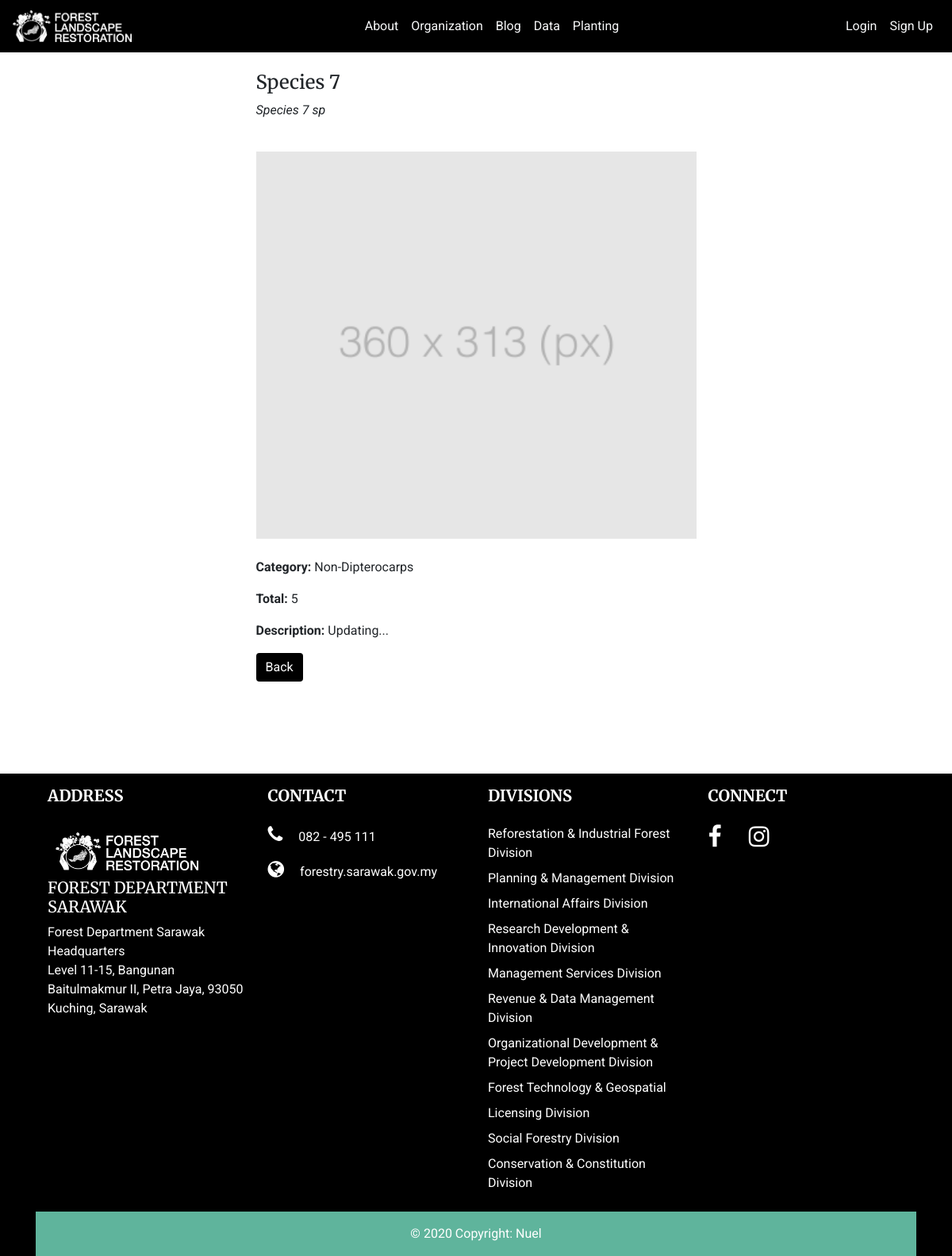
Page /planting/cart_species_view/8 on the committed database.
### planting/models.py (models this page shows, shortened)
class CartSpecies(models.Model):
	date_created_cart = models.DateTimeField(auto_now_add=True)
	cart_local_name = models.CharField('Local Name', max_length=250)
	cart_scientific_name = models.CharField('Scientific Name', max_length=250)
	cart_species_img = models.ImageField('Species Image', null=True, blank=True, upload_to='cart_species_img/')
	cart_species_descriptions = models.TextField('Descriptions', blank=True, null=True)
	cart_species_category = models.CharField('Category', max_length=250)
	cart_species_total = models.IntegerField('Total', null=True)
	def get_cart_img(self):
		if self.cart_species_img and hasattr(self.cart_species_img, 'url') :
			return self.cart_species_img.url
		return ImageFieldFile(instance=None, field=FileField(), name='/media/cart_species_img/cart_img_default.png')

### planting/views.py (the view)
# urls.py: path('cart_species_view/<int:pk>', CartSpeciesView.as_view(), name='cart_species_view'),
class CartSpeciesView(DetailView):
	model = CartSpecies
	template_name = 'planting/cart_species_view.html'

### planting/templates/planting/cart_species_view.html (shortened to what this page needs)
{% extends 'base.html' %}
{% block content %}
<div class="container" style="min-height: 100%">
		<br>
		<div class="content-container">
			<h4>{{ object.cart_local_name }}</h4>
			<p><i>{{ object.cart_scientific_name }}</i></p>
			<br>
			<img class="container-fluid" src="{{ object.get_cart_img }}" style="padding: 0">
			<br>
			<p><strong>Category: </strong>{{ object.cart_species_category }}</p>
			<p><strong>Total: </strong>{{ object.cart_species_total }}</p>
			<p><strong>Description: </strong>{{ object.cart_species_descriptions }}</p>
			<div class="row">
				<p class="col"><a class="btn btn-info" href="{% url 'planting_partner_view' %}">Back</a></p>
			</div>
		</div>
	</div>
{% endblock %}

### flr/static/css/main.css (style rules this page uses)
body, html { font-family: 'Roboto', sans-serif; margin: 0; height: 100%; }
h1, h2, h3, h4, h5, h6 { font-family: 'Merriweather', serif; }
a { text-decoration: none; }
@media (min-width: 468px) { .content-container { margin: auto; width: 50%; display: flex; flex-direction: column; } }
.btn-info { background-color: #000; border: none; }

### rows in the picture
CartSpecies: cart_local_name "Species 7", cart_scientific_name "Species 7 sp", cart_species_category "Non-Dipterocarps", cart_species_total "5", cart_species_descriptions "Updating..."
